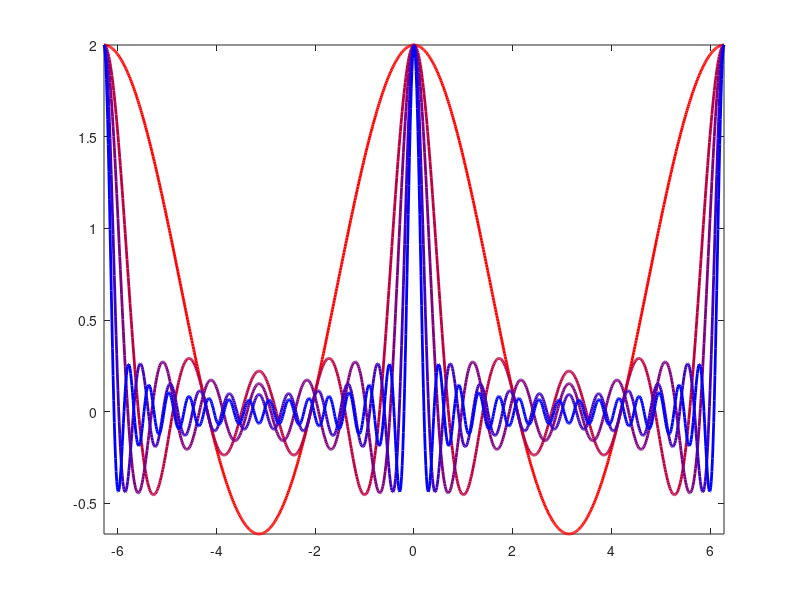

The MATLAB script that drew this image:
%%
% plot of Dirichlet kernel -> Dirac

Nlist = [1 4 6 10 15];

x=linspace(-2*pi,2*pi,1024)'+1e-9;

D = [];
clf; hold on;
for i=1:length(Nlist)
    n = Nlist(i);
    D = 1/(n+1/2) * sin( (n+1/2)*x ) ./ sin(x/2);
    t = (i-1)/(length(Nlist) - 1);
    plot(x,D,'Color', [1-t 0 t], 'LineWidth', 2);
end
axis tight; box on;
